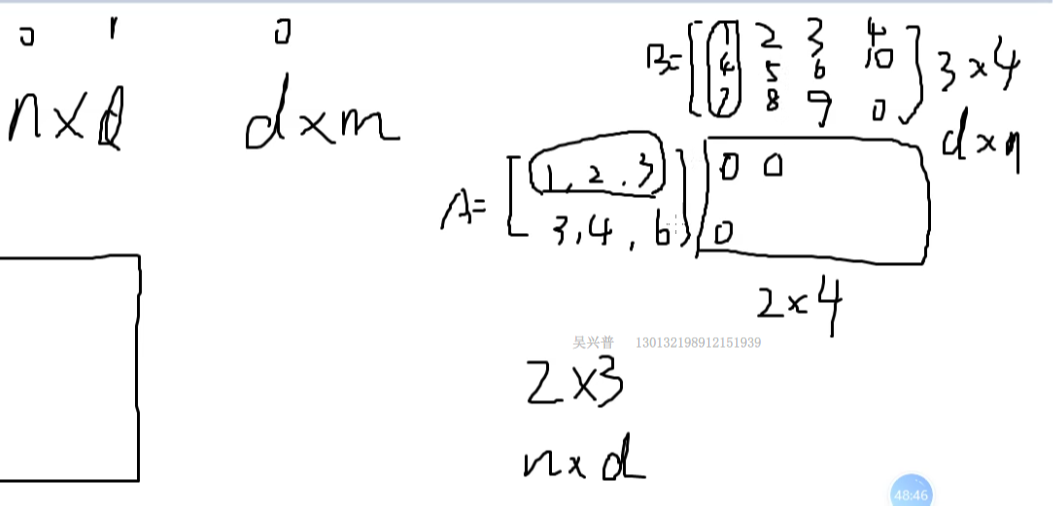
#> input picture day190111-anaconda/Fin/clipboard.jpg, 2106 x 1011 px (shown at 1/2 size)
$ jupyter execute --allow-errors notebook_test.ipynb
#> lines starting #> are read from the running program, lines starting #| are printed output that depends on the picture
[cell 1]
import numpy as np
import random
from matplotlib.image import imread
import matplotlib.pyplot as plt

[cell 2]
arr=np.array([1,3,2,4,5])   #列表转数组   ndarray为多维数组结构(各维度对称)

[cell 3]
#问题一  大量的市值美金转人民币 汇率换算
li=[random.uniform(10,20) for _ in range(10000)]  #随机小数生成
r=6.4
#li

[cell 4]
#list(map(lambda x:x*r,li))

[cell 5]
arr=np.array(li)
arr*r     #array的优势:数组的批量计算,即向量的数乘

[cell 6]
#问题二:   商品价格p   件数n  求总价格
p=[random.uniform(10,20) for _ in range(1000)]
n=[random.uniform(1,10) for _ in range(1000)]

[cell 7]
sum_p=0    #方法一  zip
for a,b in zip(p,n):
    sum_p+=a*b
print(sum_p)

[cell 8]
sum([a*b for a,b in zip(p,n)])  #方法二 列表生成式

[cell 9]
arr_p=np.array(p)
arr_n=np.array(n)
(arr_p*arr_n).sum()   #调用array的sum   使用系统自带sum也可

[cell 10]
#问题三:多维数组的维度转换
arr=np.array([
    [1,2,3],
    [4,5,6],
    [7,8,9],
    [10,11,12]
])
arr
arr2=np.array([
    [1,2,3],
    [4,5,6],
    [7,8,9],
    [10,11,12]
])

[cell 11]
arr.T#  转维度,即矩阵转换

[cell 12]
arr.transpose()    #arr.transpose(1,0,2)转三维  0维度为页面 1为行 2为列

[cell 13]
arr+arr2    #矩阵加法

[cell 14]
arr@arr2.T    # '''矩阵乘法  n*d  d*m  结果为   n*m   对应位置乘然后相加 '''

[cell 15]
arr2.shape   #查看矩阵大小   (长度,几维)

[cell 16]
np.array([1,2,3,4,5],dtype='int32').shape

[cell 17]
arr2.size    #返回个数

[cell 18]
arr2.ndim    #返回维度数

[cell 19]
arr2.dtype   #查看元素类型     常见类型 整形int32 int64 浮点float64  布尔bool  无符号整型 uint32 uint64_

[cell 20]
arr2=arr2.astype('int64')
arr2

[cell 21]
np.arange(0,10,1)  #range 步长 初始值支持小数

[cell 22]
np.linspace(0,10,100) #区别 前包括后包括  步长可以分到小数

[cell 23]
np.zeros((3,5),dtype='uint32')  #生成全零数组   #np.ones生成全一  #np.empty 空数组

[cell 24]
np.empty(23)#开辟内存 不填充内容  可能有旧的值

[cell 25]
np.eye(5) #单位矩阵即方阵 对角线数为5      等同于np.identity

[cell 26]
np.arange(15).reshape(3,5)   #重新分一个形状 必须保证总数一致

[cell 27]
np.arange(30).reshape(3,2,-1)  #-1表示最后一个数自动计算

[cell 28]
#===============数组的使用======================
#常用 下标 切片(前包后不包,支持步长) 和默认一样
#对于二维数组如下:

[cell 29]
arr2[1][2]  #旧写法

[cell 30]
arr2[1,2]  #新写法 更好.

[cell 31]
arr2[1:3,1:4]  #切区域 仅支持新切法

[cell 32]
#读取图片示例:
img=imread("clipboard.jpg")
#> img is the input picture: shape (1011, 2106, 4) float32; mean R, G, B, A 0.966, 0.966, 0.967, 1
plt.imshow(img[:,200:400,:])
plt.imshow(img)
img.shape
#> Out = (1011, 2106, 4)
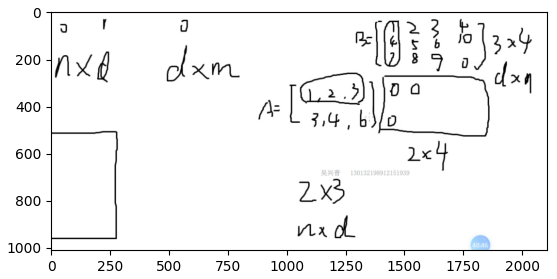
#> figure drawn by matplotlib, 1 panel

[cell 33]
img=imread("clipboard.png")
plt.imshow(img[:,200:400,:])
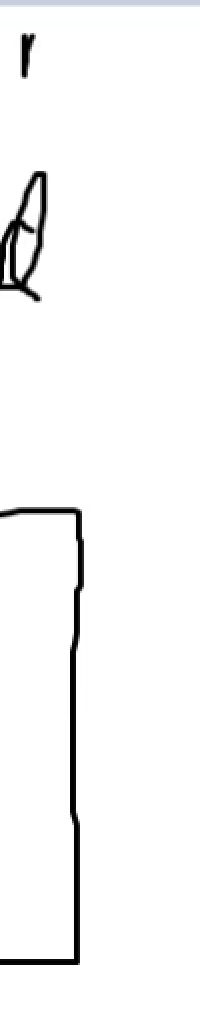
#> shown: shape (1011, 200, 4) float32; mean R, G, B, A 0.969, 0.969, 0.969, 1
